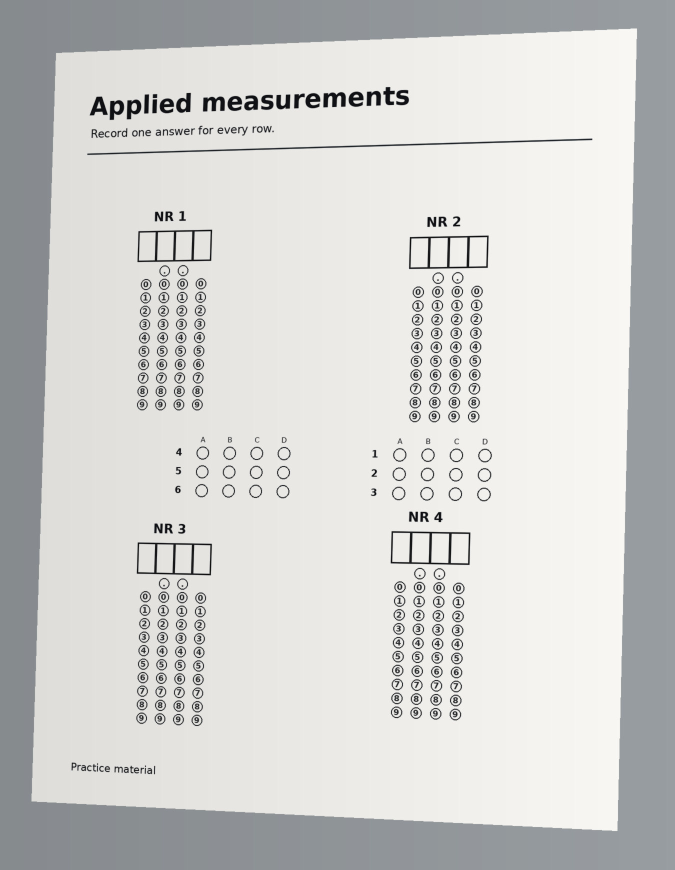
#> input picture development/fixtures/alberta-phone-blank.jpg, 1350 x 1740 px (shown at 1/2 size); its folder holds only this picture in this run
$ python -i nr_reference.py   (imports and definitions only)
#> lines starting #> are read from the running program, lines starting #| are printed output that depends on the picture; after the words box and inside, x2 and y2 are one past the last pixel; in counts of white or black regions, pixels touching at a corner belong together
"""R12 two-path NR discovery reference, consolidated from the frozen research implementation.
Offline, no student-mark reading. Input is a bounded uint8 grayscale page.
Requires OpenCV, NumPy, SciPy, Pillow and a compatible synthetic SVM.
"""
import os
# [2 lines not run here, left out]
import cv2, numpy as np, time, json
from scipy.spatial import cKDTree
from scipy.optimize import linear_sum_assignment
from PIL import Image, ImageDraw, ImageFont
from pathlib import Path
# [1 line not run here, left out]
def ink(im):
 bg=np.percentile(im,90);return np.clip((bg-im.astype(np.float32))/max(50,bg),0,1)

X,DX,HALF=np.meshgrid(np.arange(16,61),np.arange(26,39),[.38,.40,.43,.48,.50],indexing='ij');X=X.ravel();DX=DX.ravel();HALF=HALF.ravel();centers=X[:,None]+DX[:,None]*np.arange(4);edges=(centers[:,:,None]+DX[:,None,None]*HALF[:,None,None]*np.array([-1,1])).round().astype(int);valid=(edges.min((1,2))>=2)&(edges.max((1,2))<168);edges=np.clip(edges,0,169)

# [54 lines left out: functions independent_header, normalize_patch, decimals, blobs, canonical, glyph_patch, not called in this run]

def descriptor(a):
 a=cv2.GaussianBlur(a,(3,3),.8);v=a.ravel();return v/max(np.linalg.norm(v),1e-5)

# [78 lines left out: functions templates, pitch, grid, shape_map, assess, not called in this run]

hog=cv2.HOGDescriptor((24,24),(12,12),(6,6),(6,6),9)

def features(X):return np.array([hog.compute(np.uint8(x*255)).ravel() for x in X])

def structural(z):
 return z.get('status')=='mapped' and z['row']>=.5 and z['col']>=.6 and z['header']>=.08 and z['axes']<=.2 and .9<=z['header_gap']<=2.2 and z['inner']>=.035 and z['dot']>=.06 and z['outer_ratio']<=.5

# [17 lines left out: functions evidence, decide, not called in this run]

def headers(im):
 h,w=im.shape; out=[]
#> after `h, w = im.shape`: h = 1740; w = 1350
 for bw in (cv2.threshold(im,0,255,cv2.THRESH_BINARY_INV|cv2.THRESH_OTSU)[1],cv2.adaptiveThreshold(im,255,cv2.ADAPTIVE_THRESH_GAUSSIAN_C,cv2.THRESH_BINARY_INV,41,7)):
  for length in (max(7,round(w*.008)),max(12,round(w*.015))):
   gap=max(3,round(w*.003));a=cv2.morphologyEx(bw,cv2.MORPH_CLOSE,np.ones((1,gap),np.uint8));b=cv2.morphologyEx(bw,cv2.MORPH_CLOSE,np.ones((gap,1),np.uint8));a=cv2.morphologyEx(a,cv2.MORPH_OPEN,np.ones((1,length),np.uint8));b=cv2.morphologyEx(b,cv2.MORPH_OPEN,np.ones((length,1),np.uint8));mask=cv2.dilate(a|b,np.ones((3,3),np.uint8));cs,_=cv2.findContours(mask,cv2.RETR_LIST,cv2.CHAIN_APPROX_SIMPLE)
   for c in cs:
    x,y,ww,hh=cv2.boundingRect(c)
    if not .009*w<ww<.14*w or not .008*w<hh<.15*w or not .3<ww/hh<2.6 or cv2.contourArea(c)/(ww*hh)<.77:continue
    pad=max(3,round(min(ww,hh)*.12))
    if x<pad or y<pad or x+ww+pad>=w or y+hh+pad>=h:continue
    side=[np.mean(a[y-pad:y+pad+1,x:x+ww].max(0)>0),np.mean(a[y+hh-pad:y+hh+pad+1,x:x+ww].max(0)>0),np.mean(b[y:y+hh,x-pad:x+pad+1].max(1)>0),np.mean(b[y:y+hh,x+ww-pad:x+ww+pad+1].max(1)>0)]
    if min(side)<.48:continue
    z=np.array([x+ww/2,y+hh/2,ww,hh])
    if not any(np.linalg.norm(z[:2]-q[:2])<min(ww,hh)*.22 for q in out):out.append(z)
#> this loop made 2 passes
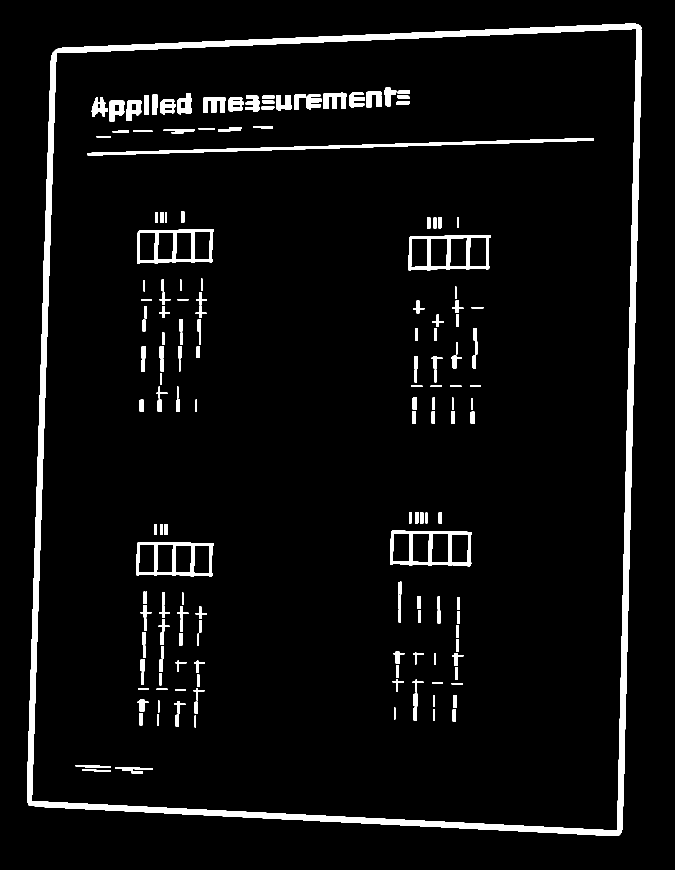
#> mask: shape (1740, 1350) (shown at 1/2 size); 5% white; 182 white regions, largest, box (x1, y1, x2, y2) and area: (54, 47, 1284, 1672) 62440, (175, 276, 1188, 311) 5784, (781, 1061, 944, 1133) 3745
#> after the loop, out = 23 items, first 6: [403.5, 1118.5, 33, 57], [366.5, 1118, 33, 56], [329.5, 1117.5, 33, 57], [293.5, 1116.5, 33, 57], [349.5, 1118.5, 153, 69], [919.5, 1097, 35, 58]
 cells=np.array(out).reshape(-1,4);found=[]
#> after `cells = np.array(out).reshape(-1, 4)`: cells = 23 rows, first 6: [403.5, 1118.5, 33, 57], [366.5, 1118, 33, 56], [329.5, 1117.5, 33, 57], [293.5, 1116.5, 33, 57], [349.5, 1118.5, 153, 69], [919.5, 1097, 35, 58]
 if not len(cells):return found,cells
 tree=cKDTree(cells[:,:2])
 for i,(x,y,ww,hh) in enumerate(cells):
  for j in tree.query_ball_point([x,y],ww*2.2):
   dx,dy=cells[j,:2]-cells[i,:2]
   if not .75*ww<dx<1.85*ww or abs(dy)>.24*dx:continue
   v=np.array([dx,dy]);pred=cells[i,:2]+np.arange(4)[:,None]*v;d,idx=tree.query(pred)
   if max(d)>.20*dx or len(set(idx))<4:continue
   q=cells[idx]
   if np.max(abs(q[:,2]/ww-1))>.30 or np.max(abs(q[:,3]/hh-1))>.30:continue
   if any(np.linalg.norm(q[:,:2].mean(0)-p['cells'][:,:2].mean(0))<dx*.5 for p in found):continue
   found.append(dict(cells=q,pitch=float(np.linalg.norm(v)),score=float(4-np.sum(d)/dx)))
#> this loop made 23 passes
#> (x, y, ww, hh) on passes 1 to 12: (403.5, 1118.5, 33, 57), (366.5, 1118, 33, 56), (329.5, 1117.5, 33, 57), (293.5, 1116.5, 33, 57), (349.5, 1118.5, 153, 69), (919.5, 1097, 35, 58), (880.5, 1096.5, 35, 59), (841.5, 1096, 35, 58), (802.5, 1095, 35, 58), (861.5, 1096.5, 163, 71), (839, 506, 34, 58), (877.5, 505, 35, 58)
#> after the loop, found = 4 items
 return found,cells

# [124 lines left out: functions hypotheses, header_seeds, header_proposals, lattice_proposals, merge, page_blobs and 2 more, not called in this run]
RULE=('svm',0,-10)

class Reference:
    def __init__(self, svm):
        self.T, self.Y, _=templates()
        self.svm=svm
    # [7 lines left out: function discover, not called in this run]

>>> import cv2
>>> picture = cv2.imread('../../../development/fixtures/alberta-phone-blank.jpg', cv2.IMREAD_GRAYSCALE)
>>> result = headers(picture)

$ run again, on development/fixtures/top-portfolio-camera-blank.jpg
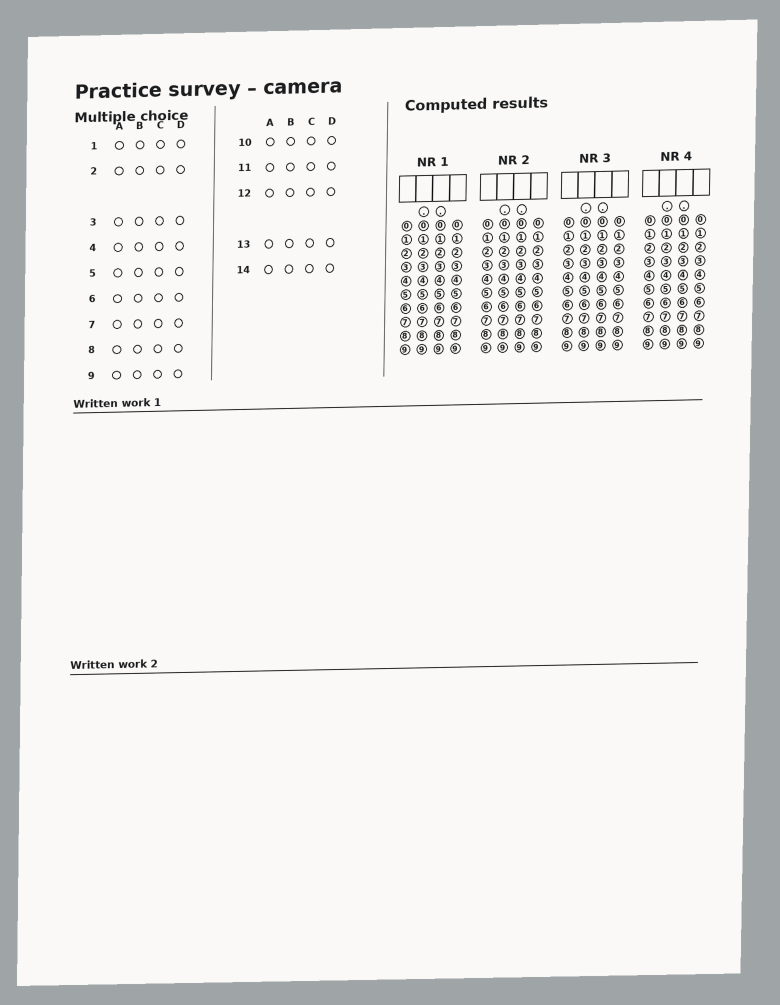
#> input picture development/fixtures/top-portfolio-camera-blank.jpg, 1560 x 2010 px (shown at 1/2 size)
#> the loop in headers, `for bw in (cv2.threshold(im,0,255,cv2.THRESH_BINARY_INV|cv2.THRESH_OTS..` made 2 passes
#> after the loop in headers, `for bw in (cv2.threshold(im,0,255,cv2.THRESH_BINARY_INV|cv2.THRESH_OTS..`:
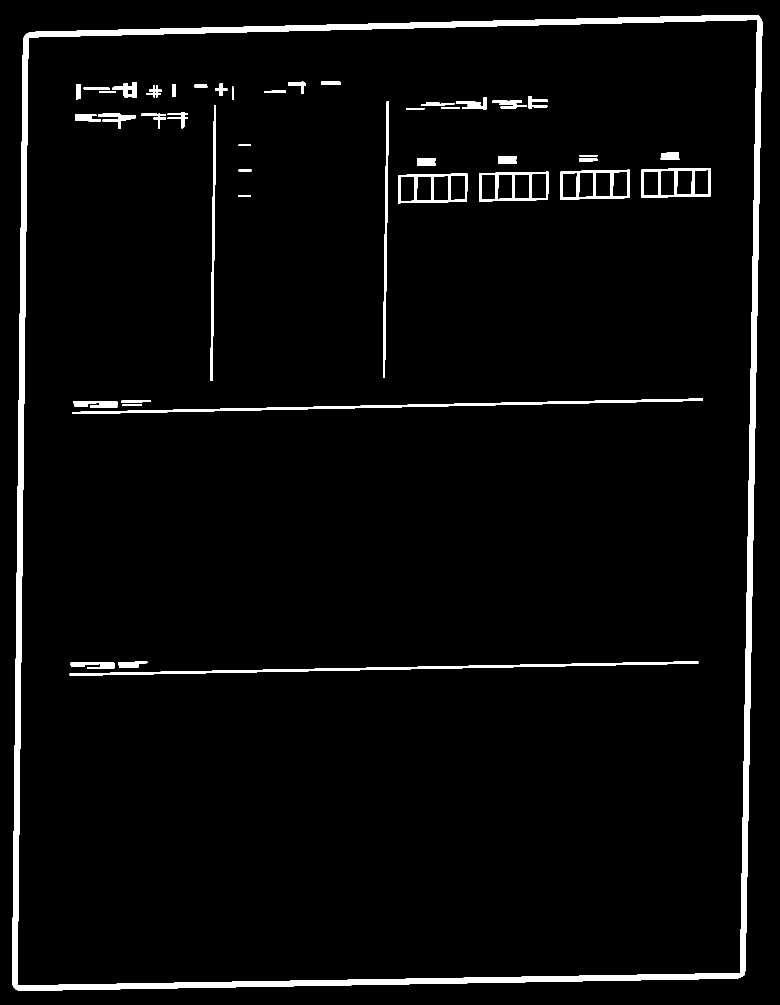
#> mask: shape (2010, 1560) (shown at 1/2 size); 3.7% white; 47 white regions, largest, box (x1, y1, x2, y2) and area: (24, 30, 1525, 1982) 74865, (145, 797, 1406, 828) 6001, (139, 1323, 1397, 1351) 5962
#> after the loop in headers, `for bw in (cv2.threshold(im,0,255,cv2.THRESH_BINARY_INV|cv2.THRESH_OTS..`: out = 30 items, first 6: [234.5, 648.5, 17, 17], [236.5, 494.5, 17, 17], [881.5, 423, 15, 16], [1010, 420, 16, 16], [815, 378, 30, 50], [848.5, 377, 31, 50]
#> cells = 30 rows, first 6: [234.5, 648.5, 17, 17], [236.5, 494.5, 17, 17], [881.5, 423, 15, 16], [1010, 420, 16, 16], [815, 378, 30, 50], [848.5, 377, 31, 50]
#> the loop in headers, `for i,(x,y,ww,hh) in enumerate(cells):` made 30 passes
#> after the loop in headers, `for i,(x,y,ww,hh) in enumerate(cells):`: found = 5 items
